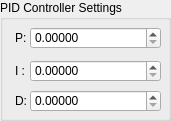
   <widget class="QGroupBox" name="pidControllerSettingsGroup">
    <property name="geometry">
     <rect>
      <x>10</x>
      <y>140</y>
      <width>171</width>
      <height>121</height>
     </rect>
    </property>
    <property name="title">
     <string>PID Controller Settings</string>
    </property>
    <widget class="QLabel" name="kpLabel">
     <property name="geometry">
      <rect>
       <x>15</x>
       <y>30</y>
       <width>16</width>
       <height>16</height>
      </rect>
     </property>
     <property name="text">
      <string>P:</string>
     </property>
    </widget>
    <widget class="QDoubleSpinBox" name="kpInput">
     <property name="geometry">
      <rect>
       <x>30</x>
       <y>27</y>
       <width>131</width>
       <height>22</height>
      </rect>
     </property>
     <property name="decimals">
      <number>5</number>
     </property>
     <property name="singleStep">
      <double>0.001000000000000</double>
     </property>
    </widget>
    <widget class="QLabel" name="kiLabel">
     <property name="geometry">
      <rect>
       <x>15</x>
       <y>63</y>
       <width>16</width>
       <height>16</height>
      </rect>
     </property>
     <property name="text">
      <string>I :</string>
     </property>
    </widget>
    <widget class="QDoubleSpinBox" name="kiInput">
     <property name="geometry">
      <rect>
       <x>30</x>
       <y>60</y>
       <width>131</width>
       <height>22</height>
      </rect>
     </property>
     <property name="decimals">
      <number>5</number>
     </property>
     <property name="singleStep">
      <double>0.001000000000000</double>
     </property>
    </widget>
    <widget class="QDoubleSpinBox" name="kdInput">
     <property name="geometry">
      <rect>
       <x>30</x>
       <y>90</y>
       <width>131</width>
       <height>22</height>
      </rect>
     </property>
     <property name="decimals">
      <number>5</number>
     </property>
     <property name="singleStep">
      <double>0.001000000000000</double>
     </property>
    </widget>
    <widget class="QLabel" name="kdLabel">
     <property name="geometry">
      <rect>
       <x>15</x>
       <y>93</y>
       <width>16</width>
       <height>16</height>
      </rect>
     </property>
     <property name="text">
      <string>D:</string>
     </property>
    </widget>
   </widget>
